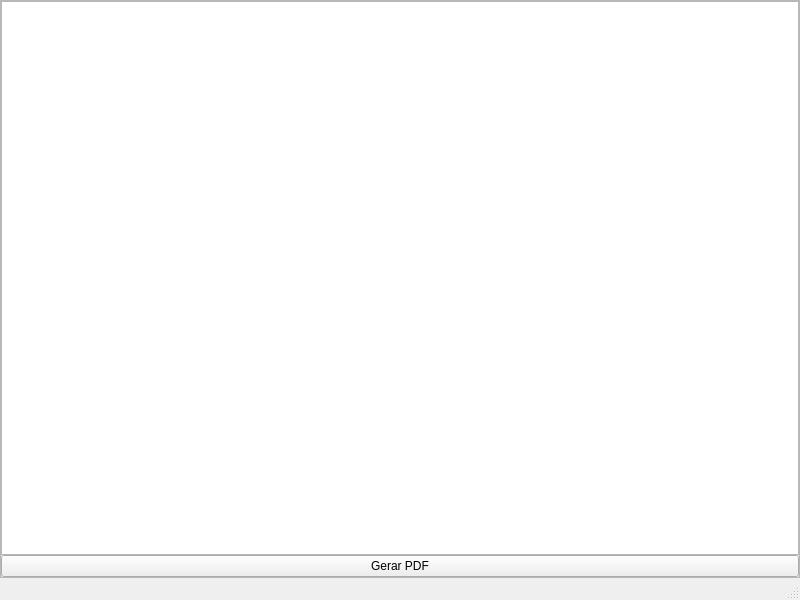
<?xml version="1.0" encoding="UTF-8"?>
<ui version="4.0">
 <class>MainWindow</class>
 <widget class="QMainWindow" name="MainWindow">
  <property name="geometry">
   <rect>
    <x>0</x>
    <y>0</y>
    <width>800</width>
    <height>600</height>
   </rect>
  </property>
  <property name="windowTitle">
   <string>MainWindow</string>
  </property>
  <widget class="QWidget" name="centralwidget">
   <layout class="QGridLayout" name="gridLayout">
    <property name="leftMargin">
     <number>0</number>
    </property>
    <property name="topMargin">
     <number>0</number>
    </property>
    <property name="rightMargin">
     <number>0</number>
    </property>
    <property name="bottomMargin">
     <number>0</number>
    </property>
    <property name="spacing">
     <number>0</number>
    </property>
    <item row="0" column="0">
     <widget class="QFrame" name="frame">
      <property name="frameShape">
       <enum>QFrame::StyledPanel</enum>
      </property>
      <property name="frameShadow">
       <enum>QFrame::Raised</enum>
      </property>
      <layout class="QGridLayout" name="gridLayout_2">
       <property name="leftMargin">
        <number>0</number>
       </property>
       <property name="topMargin">
        <number>0</number>
       </property>
       <property name="rightMargin">
        <number>0</number>
       </property>
       <property name="bottomMargin">
        <number>0</number>
       </property>
       <property name="spacing">
        <number>0</number>
       </property>
       <item row="0" column="0">
        <widget class="QTextBrowser" name="textBrowser"/>
       </item>
       <item row="1" column="0">
        <widget class="QPushButton" name="pushButton">
         <property name="text">
          <string>Gerar PDF</string>
         </property>
        </widget>
       </item>
      </layout>
     </widget>
    </item>
   </layout>
  </widget>
  <widget class="QMenuBar" name="menubar">
   <property name="geometry">
    <rect>
     <x>0</x>
     <y>0</y>
     <width>800</width>
     <height>21</height>
    </rect>
   </property>
  </widget>
  <widget class="QStatusBar" name="statusbar"/>
 </widget>
 <resources/>
 <connections/>
</ui>
